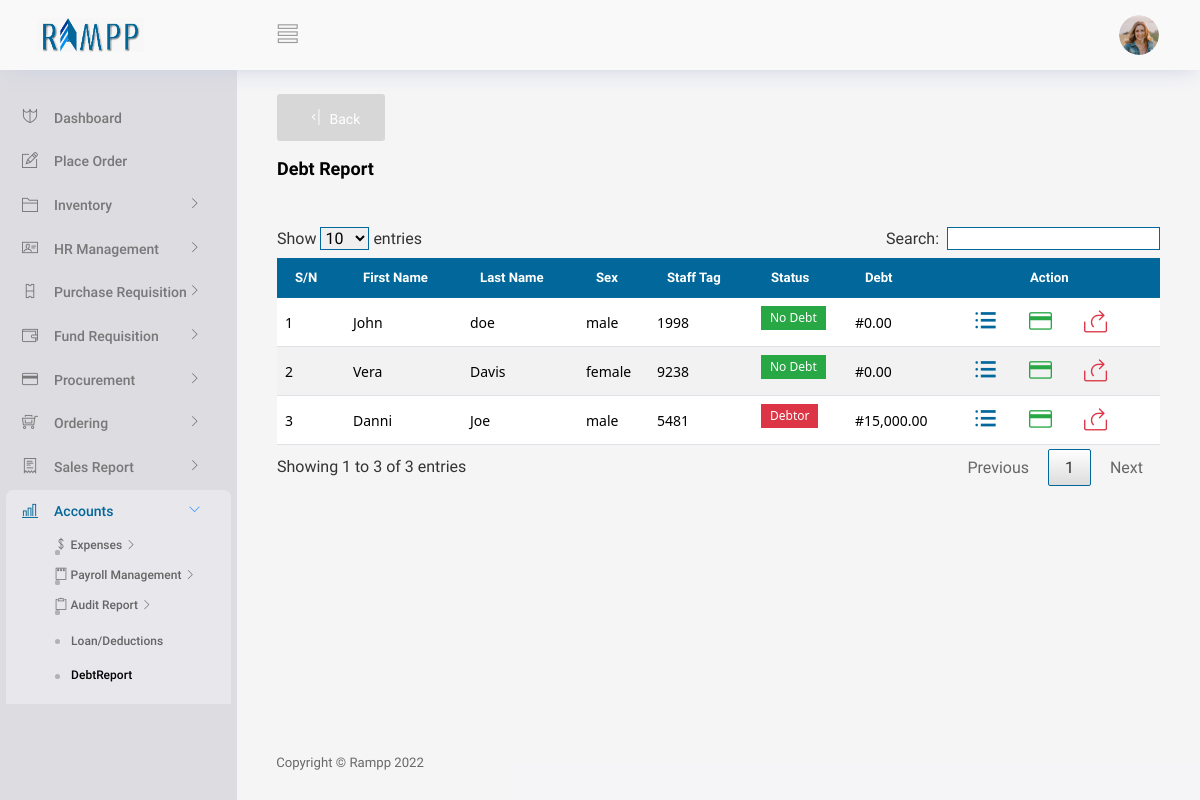
/View/Accounts/deptorsReport.php (signed in), run on the app's committed database.
### tables this page shows
CREATE TABLE IF NOT EXISTS `staff` (
  `fname` varchar(100) NOT NULL,
  `lname` varchar(100) NOT NULL,
  `sex` varchar(30) NOT NULL,
  `address` varchar(300) NOT NULL,
  `phone` varchar(100) NOT NULL,
  `dept` varchar(100) NOT NULL,
  `stafftag` varchar(100) NOT NULL,
  `staffincentive` int(10) NOT NULL,
  `premonth` int(200) NOT NULL,
  `perannum` int(200) NOT NULL,
  `deptAmount` int(200) DEFAULT '0',
  PRIMARY KEY (`stafftag`)
);

### Controller/generalController.php (called while the page is built, shortened)
<?php
class GeneralController
{
    function staffTableDisplay($conn)
    {
        $items = array();
        $query = "SELECT * FROM staff";
        $results = mysqli_query($conn, $query);
        while ($row = mysqli_fetch_array($results)) {
            $items[] = $row;
        }
        return $items;
    }
}

### View/Accounts/deptorsReport.php (the view, shortened to what this page needs)
<?php
   if(isset($_SESSION['validuser']))
   {
     include("../partials/_header.php");
      require("../../Controller/generalController.php");
      $conn = conString1();
      $UserUtils = new GeneralController();
      $data1 = $UserUtils-> staffTableDisplay($conn);
?>
<body>
  <div class="container-scroller">
    <?php  include("../partials/_navbar.php"); ?>
    <div class="container-fluid page-body-wrapper">
      <div class="main-panel">
        <div class="content-wrapper gbgn">
        <button  type="button" id="back" class="btn btn-icon-text text-white" style="background:#56565830;" onClick="window.history.back()">
          <i class="ti-shift-left-alt btn-icon-append"></i>
          Back
        </button>
          <br/>
          <br/>
          <div class="row">
            <div class="col-md-12 grid-margin">
              <div class="d-flex justify-content-between align-items-center">
                <div>
                  <h4 class="font-weight-bold mb-0">Debt Report</h4>
                </div>
              </div>
            </div>
          </div>
    <br/>
    <div class="container-flued">
      <div class="table-responsive">
        <table id="data-table-basic" class="customers">
          <thead>
              <tr>
                  <th>S/N</th>
                  <th>First Name</th>
                  <th>Last Name</th>
                  <th>Sex</th>
                  <th>Staff Tag</th>
                  <th>Status</th>
                  <th>Debt</th>
                  <th style="padding-left: 80px;">Action</th>
              </tr>
          </thead>
          <tbody>
            <?php
               foreach ($data1 as $index => $value) {
                $stat = "";
                if($value["deptAmount"]== null ||$value["deptAmount"]== 0){
                    $stat = "<label class='badge badge-success'>No Debt</label>";
                }else{
                $stat = "<label class='badge badge-danger'>Debtor</label>";
                }
            ?>
          <tr>
            <td><?php echo $index+1 ?></td>
            <td><?php echo $value["fname"] ?></td>
            <td><?php echo $value["lname"] ?></td>
            <td><?php echo $value["sex"] ?></td>
            <td><?php echo $value["stafftag"] ?></td>
            <td><?php echo $stat; ?></td>
            <td><?php echo "#".number_format($value["deptAmount"]== null ||$value["deptAmount"]== 0?0:$value["deptAmount"],2,".",",") ?></td>
            <td>
            <div class="dropdown ">
              <div class="d-flex justify-content-between align-items-center">
              <span data-bs-toggle="tooltip" data-bs-placement="left"  title="View">
                <i class="ti-menu-alt btn-icon-append dropbtn " style="color:#02679a;" data-bs-toggle="modal" data-bs-target="#viewModal" onClick="viewFunc('<?php echo $value["stafftag"] ?>')"></i>
              </span>
              <?php if($_SESSION['privilege'] == "Admin")
              {
                ?>
              <span ata-bs-toggle="tooltip" data-bs-placement="left" title="Loan">
                <i class="ti-credit-card btn-icon-append dropbtn" data-bs-toggle="modal" data-bs-target="#salaryAdvanceView" onClick="salaryAdvanceFunc('<?php echo $value["stafftag"] ?>')"></i>
              </span>
              <span ata-bs-toggle="tooltip"  data-bs-placement="left" title="Deduction">
                <i class="ti-share btn-icon-append dropbtn text-danger" data-bs-toggle="modal" data-bs-target="#deductionView" onClick="deductionFunc('<?php echo $value["stafftag"] ?>')"></i>
              </span>
              <?php
              }
              ?>
              </div>
            </div>
            </td>
        </tr>
        <?php
          }
        ?>
          </tbody>
                  </table>
                </div>
    </div>
    <br/>
    <br/>
        </div>
        <?php include("../partials/_footer.php"); ?>
      </div>
    </div>
  </div>
  <?php
 include("../partials/_script.php");
?>
<?php
 }
 else
 {
     header("Location: ../../index.php?message=loginNot");
     exit;
 }
?>

### www/css/s1.css (style rules this page uses)
.gbgn { background-color: #dddce14d !important; }

### View/Accounts/deptorsReport.php (style rules this page uses)
.dropbtn { color: #28a745; padding: 16px; font-size: 23px !important; border: none; cursor: pointer; box-shadow: 10px #9d0d5c9e; }
.dropdown { position: relative; display: inline-block; overflow-y: visible; }
.customers { font-family: "Roboto", sans-serif !important; font-size:16px !important; border-collapse: collapse !important; width: 100% !important; }
.customers td, #customers th { border:none !important; padding: 8px !important; }
tbody { border-bottom: 1px solid #dee2e6 !important; border-top: 1px solid #dee2e6 !important; }
.customers td { font-size:0.875rem !important; font-family: system-ui; border-bottom: 1px solid #dee2e6 !important; border-top: 1px solid #dee2e6 !important; }
.customers tr:nth-child(even) { background-color: #f2f2f2 !important; }
.customers th { padding-top: 12px !important; padding-bottom: 12px !important; text-align: left !important; border-top: 0 !important; border-bottom-width: 1px !important; font-weight: bold !important; font-size:13.2px !important; background-color: #02679a; color: white; }
i { display:inline; padding-left:0; }

### data on the page
staff: fname "John", lname "doe", sex "male", stafftag "1998", shows "No Debt", deptAmount "0.00"
staff: fname "Vera", lname "Davis", sex "female", stafftag "9238", shows "No Debt", deptAmount "0.00"
staff: fname "Danni", lname "Joe", sex "male", stafftag "5481", shows "Debtor", deptAmount "15,000.00"
